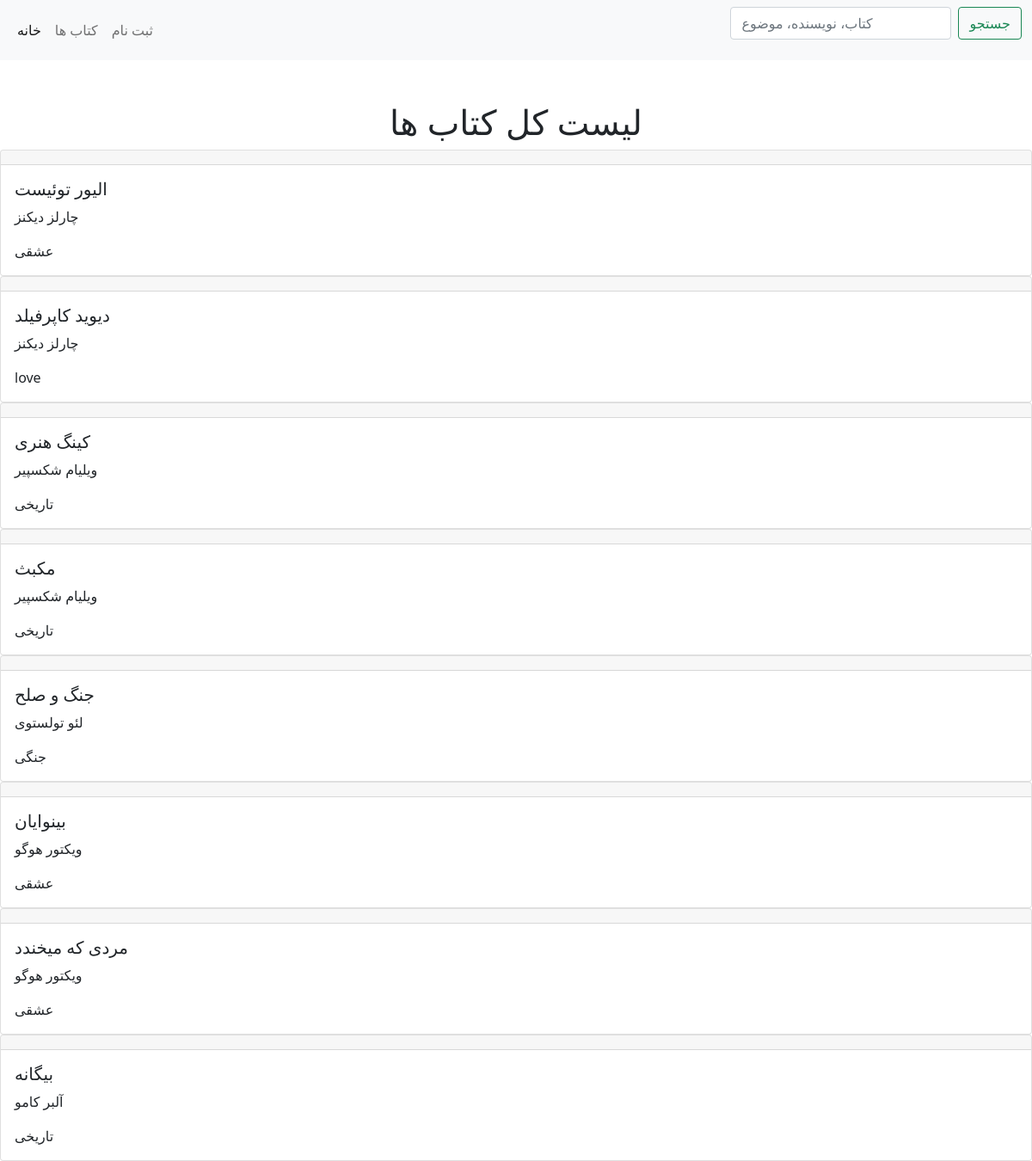
The page /books/ on the database its author committed.
### library/models.py (models this page shows, shortened)
class Book(models.Model):
    name = models.CharField(max_length= 200)
    author = models.ForeignKey(Author, on_delete= models.CASCADE,)
    subject = models.ForeignKey(Subject, on_delete= models.CASCADE,)
    category = models.ForeignKey(Category, on_delete= models.CASCADE,)
    published_date = models.DateField()

class Author(models.Model):
    full_name = models.CharField(max_length= 200)
    country = models.CharField(max_length= 200)
    def __str__(self):
        return self.full_name

class Subject(models.Model):
    subject = models.CharField(max_length= 200)
    def __str__(self):
        return self.subject

### library/views.py (the view)
# urls.py: path('books/', Book_list.as_view() , name= 'book_list'),
class Book_list(View):
    def get (self , request):
        book = Book.objects.all()
        return render (request, 'library/book_list.html', {'book':book})

### library/templates/library/book_list.html (shortened to what this page needs)
<html lang="en">
<head>
    <link href="https://cdn.jsdelivr.net/npm/bootstrap@5.0.2/dist/css/bootstrap.min.css" rel="stylesheet">
</head>
<body>
    <nav class="navbar navbar-expand-lg navbar-light bg-light">
        <div class="container-fluid">
          <div class="collapse navbar-collapse" id="navbarSupportedContent">
            <ul class="navbar-nav me-auto mb-2 mb-lg-0">
              <li class="nav-item">
                <a class="nav-link active" aria-current="page" href="{% url 'library:index' %}">خانه</a>
              </li>
              <li class="nav-item">
                <a class="nav-link" href="{% url 'library:book_list' %}">کتاب ها</a>
              </li>
              <li class="nav-item">
                <a class="nav-link" href="{% url 'library:member_create' %}">ثبت نام</a>
              </li>
            </ul>
            <form class="d-flex" action="{% url 'library:search' %}">
              <input class="form-control me-2" type="search" name="search" placeholder="کتاب، نویسنده، موضوع " aria-label="Search">
              <button class="btn btn-outline-success" type="submit">جستجو</button>
            </form>
          </div>
        </div>
    </nav>
    <br><br>
    <h1 style="text-align: center;">لیست کل کتاب ها</h1>
    {% for b in book %}
        <div class="card">
            <div class="card-header">
            </div>
            <div class="card-body">
                <h5 class="card-title">{{b.name}}</h5>
                <p class="card-text">{{b.author}}</p>
                <p class="card-text">{{b.subject}}</p>
          </div>
        </div>
        {% endfor %}
</body>
</html>

### rows shown on the page
Book: name "الیور توئیست", author "چارلز دیکنز", subject "عشقی"
Book: name "دیوید کاپرفیلد", author "چارلز دیکنز", subject "love"
Book: name "کینگ هنری", author "ویلیام شکسپیر", subject "تاریخی"
Book: name "مکبث", author "ویلیام شکسپیر", subject "تاریخی"
Book: name "جنگ و صلح", author "لئو تولستوی", subject "جنگی"
Book: name "بینوایان", author "ویکتور هوگو", subject "عشقی"
Book: name "مردی که میخندد", author "ویکتور هوگو", subject "عشقی"
Book: name "بیگانه", author "آلبر کامو", subject "تاریخی"
